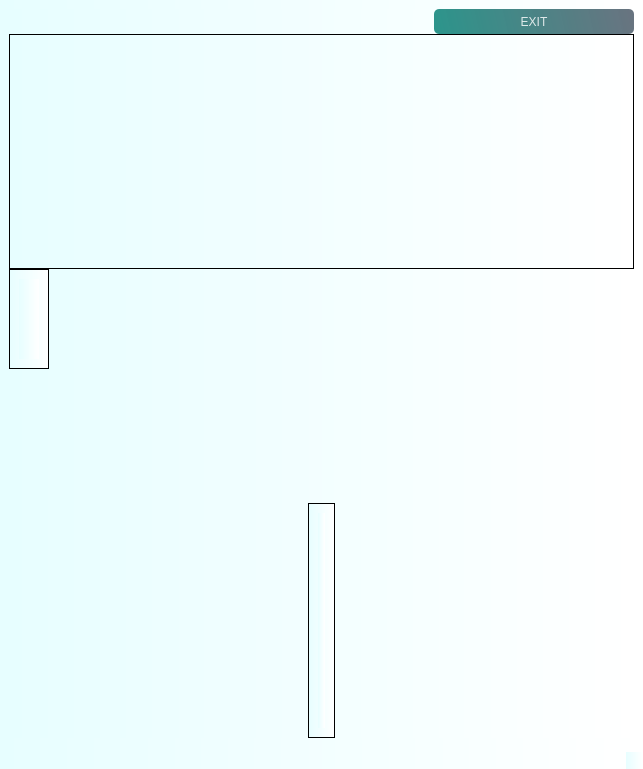
<?xml version="1.0" encoding="UTF-8"?>
<ui version="4.0">
 <class>MainWindow</class>
 <widget class="QMainWindow" name="MainWindow">
  <property name="geometry">
   <rect>
    <x>0</x>
    <y>0</y>
    <width>643</width>
    <height>769</height>
   </rect>
  </property>
  <property name="windowTitle">
   <string>MainWindow</string>
  </property>
  <property name="styleSheet">
   <string notr="true">background-color: qlineargradient(spread:pad, x1:0, y1:0, x2:1, y2:0, stop:0 rgba(231, 254, 255, 255), stop:1 rgba(255, 255, 255, 255));</string>
  </property>
  <widget class="QWidget" name="centralwidget">
   <layout class="QHBoxLayout" name="horizontalLayout">
    <item>
     <widget class="QWidget" name="widget" native="true">
      <layout class="QVBoxLayout" name="verticalLayout">
       <property name="spacing">
        <number>0</number>
       </property>
       <property name="leftMargin">
        <number>0</number>
       </property>
       <property name="topMargin">
        <number>0</number>
       </property>
       <property name="rightMargin">
        <number>0</number>
       </property>
       <property name="bottomMargin">
        <number>0</number>
       </property>
       <item alignment="Qt::AlignRight">
        <widget class="QPushButton" name="pushButton">
         <property name="minimumSize">
          <size>
           <width>200</width>
           <height>25</height>
          </size>
         </property>
         <property name="sizeIncrement">
          <size>
           <width>0</width>
           <height>0</height>
          </size>
         </property>
         <property name="styleSheet">
          <string notr="true">QPushButton#pushButton{
	
	font: 75 14pt &quot;MS Shell Dlg 2&quot;;
	background-color: qlineargradient(spread:pad, x1:0, y1:0.505682, x2:1, y2:0.477, stop:0 rgba(11, 131, 120, 219), stop:1 rgba(85, 98, 112, 226));
	color: rgba(255,255,255,210);
	border-radius:5px;
}
QPushButton#pushButton:hover{
	background-color: qlineargradient(spread:pad, x1:0, y1:0.505682, x2:1, y2:0.477, stop:0 rgba(150, 123, 111, 219), stop:1 rgba(85, 81, 84, 226));
}

QPushButton#pushButton:pressed{
	padding-left:5px;
	padding-top:5px;
	background-color:rgba(150, 123, 111, 255);
}</string>
         </property>
         <property name="text">
          <string>EXIT</string>
         </property>
        </widget>
       </item>
       <item>
        <widget class="QFrame" name="frame_3">
         <property name="frameShape">
          <enum>QFrame::StyledPanel</enum>
         </property>
         <property name="frameShadow">
          <enum>QFrame::Raised</enum>
         </property>
        </widget>
       </item>
       <item>
        <widget class="QWidget" name="widget_2" native="true">
         <layout class="QVBoxLayout" name="verticalLayout_4">
          <property name="spacing">
           <number>0</number>
          </property>
          <property name="leftMargin">
           <number>0</number>
          </property>
          <property name="topMargin">
           <number>0</number>
          </property>
          <property name="rightMargin">
           <number>0</number>
          </property>
          <property name="bottomMargin">
           <number>0</number>
          </property>
          <item alignment="Qt::AlignLeft|Qt::AlignTop">
           <widget class="QFrame" name="frame_2">
            <property name="minimumSize">
             <size>
              <width>40</width>
              <height>100</height>
             </size>
            </property>
            <property name="frameShape">
             <enum>QFrame::StyledPanel</enum>
            </property>
            <property name="frameShadow">
             <enum>QFrame::Raised</enum>
            </property>
            <layout class="QVBoxLayout" name="verticalLayout_5">
             <item>
              <widget class="QLabel" name="label">
               <property name="styleSheet">
                <string notr="true">background-image: url(:/image/WhatsApp Image 2022-04-07 at 7.30.21 PM.jpeg);</string>
               </property>
               <property name="text">
                <string/>
               </property>
               <property name="pixmap">
                <pixmap resource="images.qrc">:/image/WhatsApp Image 2022-03-22 at 5.44.11 PM.jpeg</pixmap>
               </property>
               <property name="scaledContents">
                <bool>true</bool>
               </property>
              </widget>
             </item>
            </layout>
           </widget>
          </item>
         </layout>
        </widget>
       </item>
       <item alignment="Qt::AlignHCenter">
        <widget class="QWidget" name="widget_3" native="true">
         <layout class="QVBoxLayout" name="verticalLayout_2">
          <property name="spacing">
           <number>0</number>
          </property>
          <property name="leftMargin">
           <number>0</number>
          </property>
          <property name="topMargin">
           <number>0</number>
          </property>
          <property name="rightMargin">
           <number>0</number>
          </property>
          <property name="bottomMargin">
           <number>0</number>
          </property>
          <item>
           <widget class="QFrame" name="frame">
            <property name="frameShape">
             <enum>QFrame::StyledPanel</enum>
            </property>
            <property name="frameShadow">
             <enum>QFrame::Raised</enum>
            </property>
            <layout class="QVBoxLayout" name="verticalLayout_3">
             <item>
              <widget class="QLabel" name="label_2">
               <property name="styleSheet">
                <string notr="true">background-image: url(:/image/WhatsApp Image 2022-04-07 at 7.30.21 PM.jpeg);</string>
               </property>
               <property name="text">
                <string/>
               </property>
               <property name="pixmap">
                <pixmap resource="images.qrc">:/image/WhatsApp Image 2022-04-07 at 7.30.21 PM.jpeg</pixmap>
               </property>
               <property name="scaledContents">
                <bool>true</bool>
               </property>
              </widget>
             </item>
            </layout>
           </widget>
          </item>
         </layout>
        </widget>
       </item>
      </layout>
     </widget>
    </item>
   </layout>
  </widget>
  <widget class="QMenuBar" name="menubar">
   <property name="geometry">
    <rect>
     <x>0</x>
     <y>0</y>
     <width>643</width>
     <height>22</height>
    </rect>
   </property>
  </widget>
  <widget class="QStatusBar" name="statusbar"/>
 </widget>
 <resources>
  <include location="../123/images.qrc"/>
  <include location="images.qrc"/>
 </resources>
 <connections/>
</ui>
